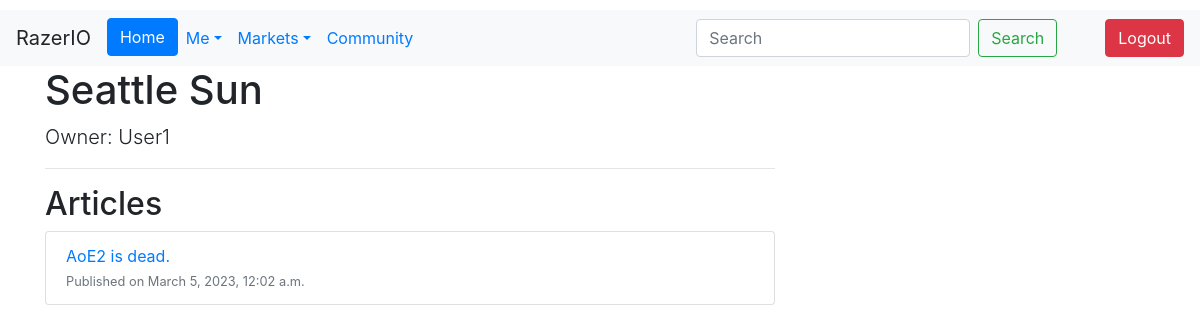
/newspaper/2 (signed in), run on an earlier commit of the app's database.
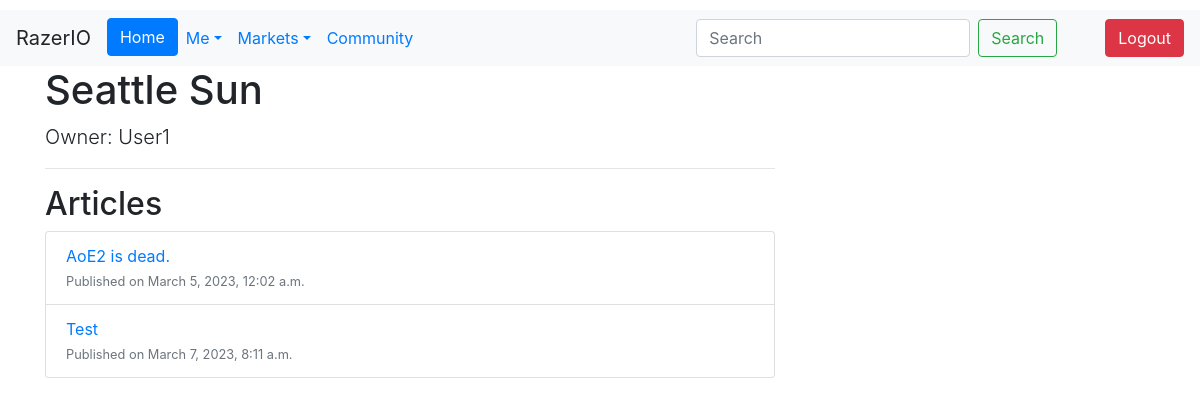
And on a later commit of the database.
### Newspaper/models.py (models this page shows, shortened)
class Article(models.Model):
    Title = models.CharField(max_length=256)
    Date_Published = models.DateTimeField(auto_now_add=True)
    Text = RichTextField()
    Newspaper = models.ForeignKey(Newspaper, on_delete=models.CASCADE)
    Upvotes = models.ManyToManyField(get_user_model(), through='ArticleUpvote', related_name='upvoted_articles')

### Newspaper/views.py (the view)
# urls.py: path("<int:id>", newspaper_view, name='newspaper'),
def newspaper_view(request, id):
    user = request.user
    newspaper = Nsp.objects.get(Owner=id)
    id = newspaper.id
    articles = Article.objects.filter(Newspaper_id=id)
    context = {"newspaper": newspaper, "id":id, "articles":articles}
    return render(request, 'newspaper.html', context=context)

### Users/models.py (called while the page is built)
    def __str__(self):
        return self.username

### templates/newspaper.html (shortened to what this page needs)
{% extends "base.html" %}
{% block content %}
<div class="container">
  {% if user.is_authenticated %}
  <div class="row">
    <div class="col-md-8">
      <h1>{{ newspaper.Title }}</h1>
      <p class="lead">Owner: {{ newspaper.Owner }}</p>
      <hr>
      <h2>Articles</h2>
      {% if articles %}
      <ul class="list-group">
        {% for article in articles %}
        <li class="list-group-item d-flex justify-content-between align-items-center">
          <div>
            <a href="{% url 'article' article.id %}">{{ article.Title }}</a>
            <br>
            <small class="text-muted">Published on {{ article.Date_Published }}</small>
          </div>
        </li>
        {% endfor %}
      </ul>
      {% else %}
      <p>No articles yet.</p>
      {% endif %}
    </div>
  </div>
  {% endif %}
</div>
{% endblock %}

What changed in the data, as far as the page shows it:
added Article: Title "Test", Date_Published "March 7, 2023, 8:11 a.m."
